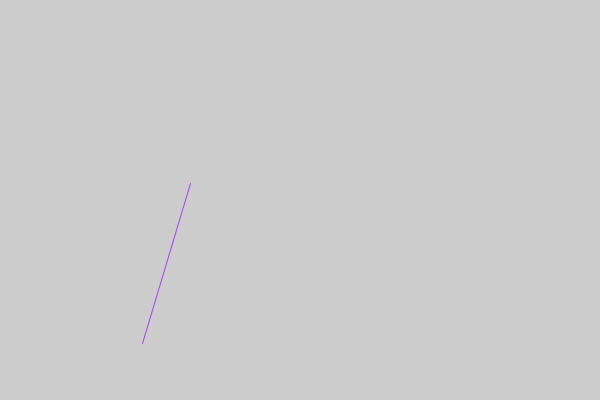
Frame 1 (no input)
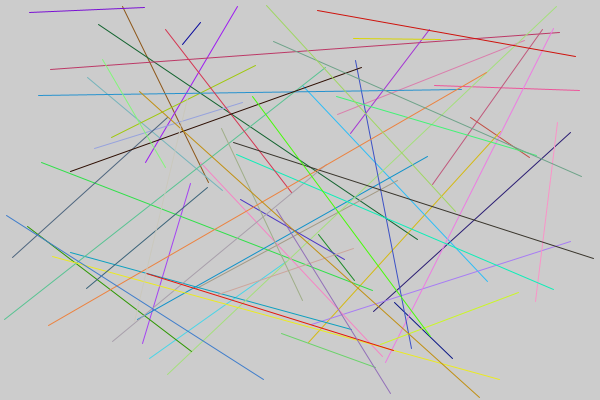
Frame 60 (the mouse pressed at the canvas centre just before this capture)
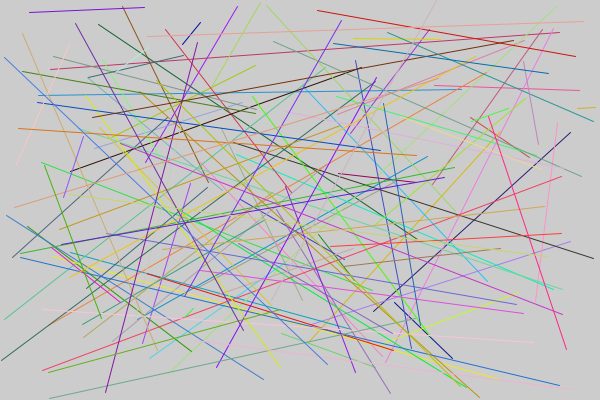
Frame 120 (the mouse held since frame 60 and released just before this capture)

The Processing sketch that drew these frames (run headless with seeded random() and noise(); from frame 60 on, the mouse is pressed at the canvas centre):

// Processing sketch: sketch_260910
// ── sketch_260910.pde

// only once (*printed only once in terminal)
void setup() {
  size(600, 400);
  println("in setup");
}

// printed again and again
void draw() {
  stroke(random(255),random(255),random(255));
  line(random(600),random(400),random(600),random(400));
  println("in draw");
}
